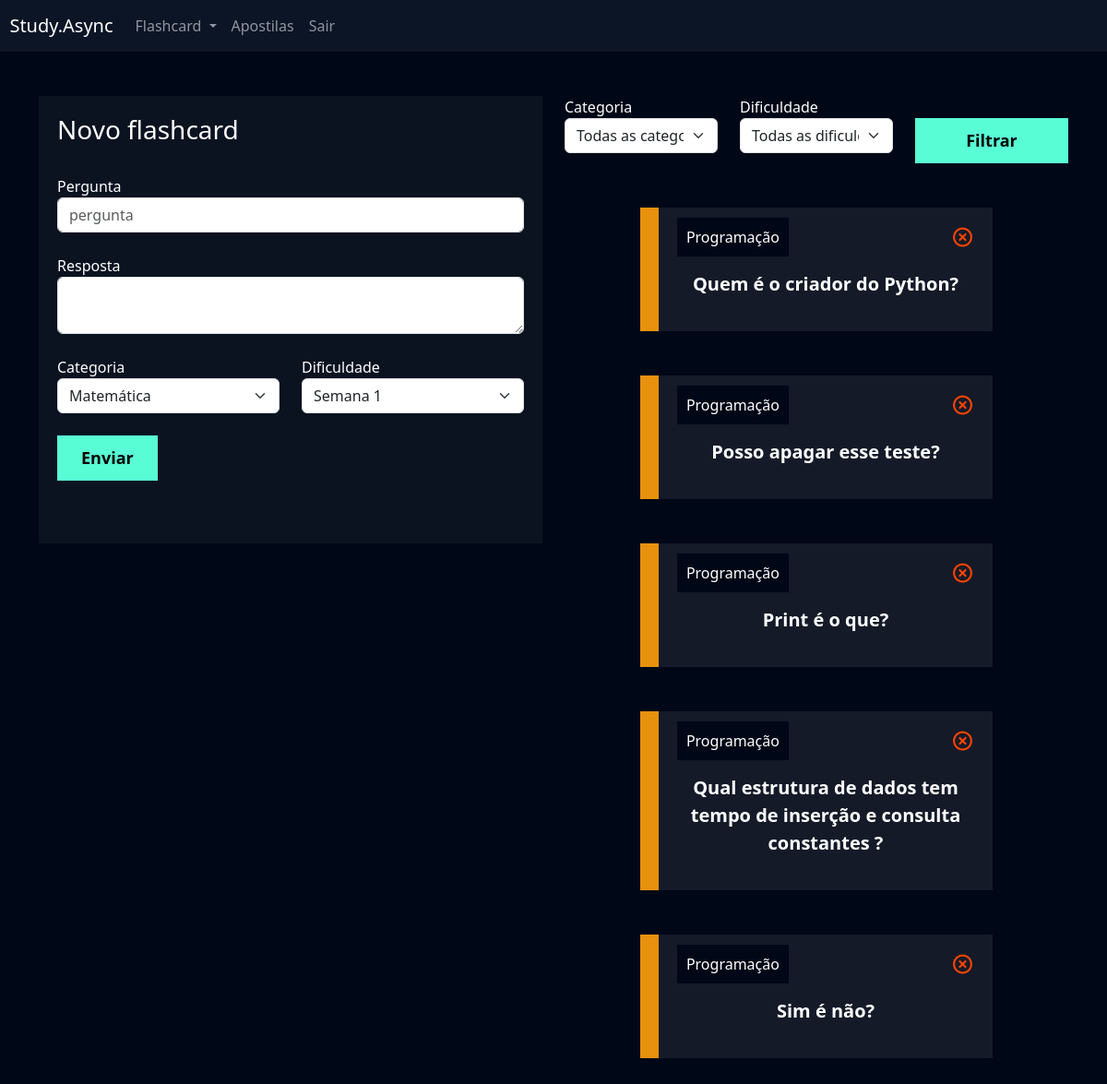
Before: /flashcard/novo_flashcard/ (signed in) with the older database file.
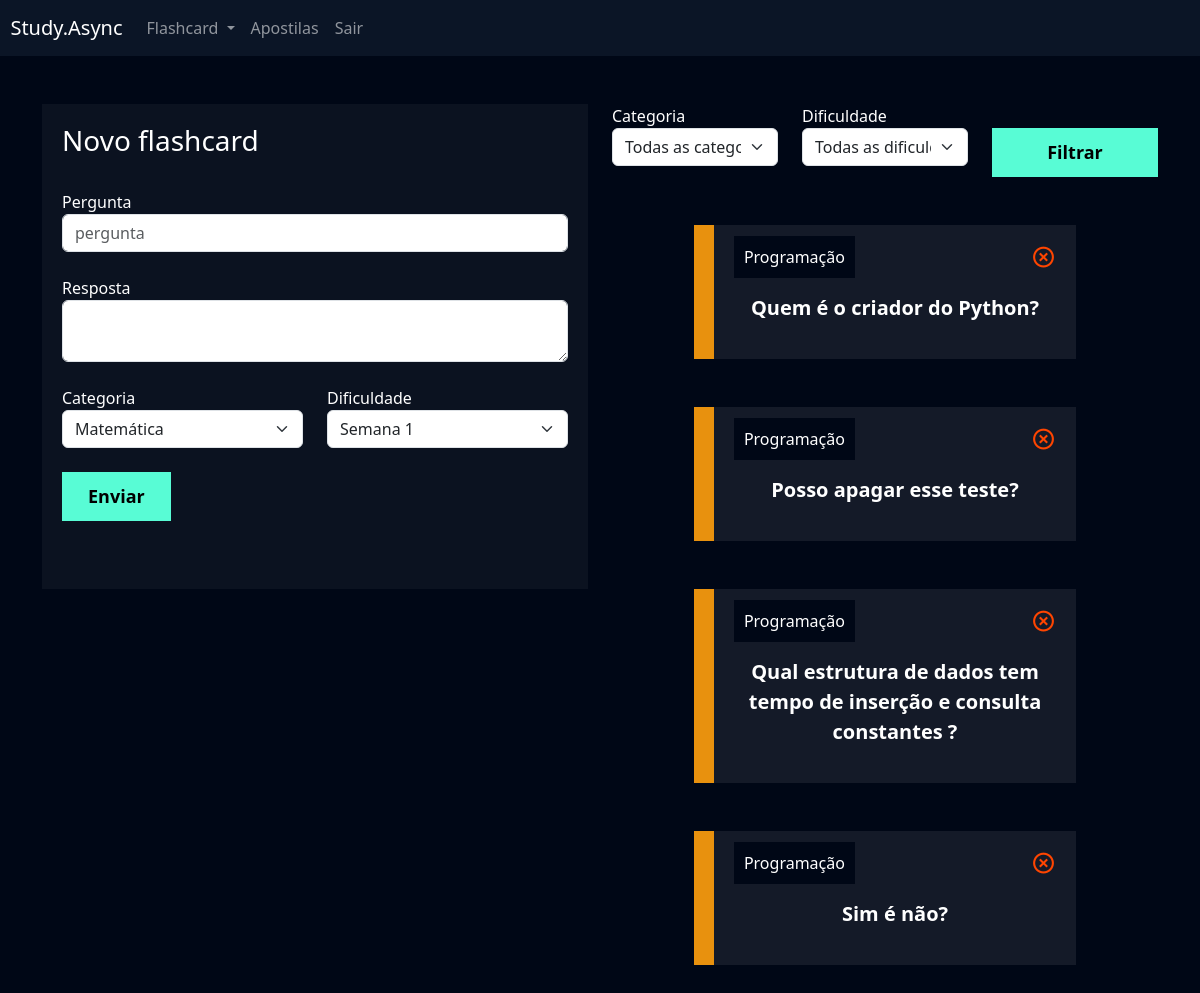
After: the same page with the newer database file.
### flashcard/models.py (models this page shows, shortened)
class Flashcard(models.Model):
    DIFICULDADE_CHOICES = (('1', 'Semana 1'), ('2', 'Semana 2'), ('3', 'Semana 3'), ('4', 'Semana 4'), ('5', 'Semana 5'), ('6', 'Semana 6'), ('7', 'Semana 7'), ('8', 'Semana 8'), ('9', 'Semana 9'))
    user = models.ForeignKey(User, on_delete=models.DO_NOTHING)
    pergunta = models.CharField(max_length=100)
    resposta = models.TextField()
    categoria = models.ForeignKey(Categoria, on_delete=models.DO_NOTHING)
    dificuldade = models.CharField(max_length=1, choices=DIFICULDADE_CHOICES)
    @property
    def css_dificuldade(self):
        if self.dificuldade == 'F':
            return 'flashcard-facil'
        elif self.dificuldade == 'M':
            return 'flashcard-medio'
        elif self.dificuldade == 'D':
            return 'flashcard-dificil'

class Categoria(models.Model):
    nome = models.CharField(max_length=20)
    def __str__(self):
        return self.nome

### flashcard/views.py (the view, shortened to what this page needs)
# urls.py: path('novo_flashcard/', views.novo_flashcard, name='novo_flashcard'),
def novo_flashcard(request):
    if not request.user.is_authenticated:
        return redirect('/usuarios/login')
    if request.method == 'GET':
        categorias = Categoria.objects.all()
        dificuldades = Flashcard.DIFICULDADE_CHOICES
        flashcards = Flashcard.objects.all()
        categoria_filtrar = request.GET.get('categoria')
        dificuldade_filtrar = request.GET.get('dificuldade')
        if categoria_filtrar:
            flashcards = flashcards.filter(categoria__id=categoria_filtrar)
        if dificuldade_filtrar:
            flashcards = flashcards.filter(dificuldade=dificuldade_filtrar)
        return render(
            request,
            'novo_flashcard.html',
            {
                'categorias': categorias,
                'dificuldades': dificuldades,
                'flashcards': flashcards
            }
        )

### flashcard/templates/novo_flashcard.html (shortened to what the changed rows need)
{% extends "base.html" %}
{% load static %}
{% block 'cabecalho' %}
    <link href="{% static 'usuarios/css/cadastro.css' %}" rel="stylesheet">
    <link href='https://unpkg.com/boxicons@2.1.4/css/boxicons.min.css' rel='stylesheet'>
    <link href="{% static 'flashcard/css/novo_flashcard.css' %}" rel="stylesheet">
{% endblock 'cabecalho' %}
{% block 'conteudo' %}
    <div class="container">
        <br>
        <br>
        <div class="row">
            <div class="col-md">
                <br>
                <br>
                {% for flash in flashcards %}
                    <div class="box-new-flashcard"  onclick="flip_card({{flash.id}})">
                        <div class="flashcard {{flash.css_dificuldade}}">
                            <div class="flashcard-categoria">
                                {{flash.categoria}}
                            </div>
                            <a href="{% url 'deletar_flashcard' flash.id %}"><i class='icone-exit bx bx-x-circle'></i></a>
                            <br>
                            <br>
                            <div class="flashcard-box-item">
                                <p class="flashcard-item">{{flash.pergunta}}</p>
                            </div>
                        </div>
                    </div>
                    <br>
                    <br>
                {% endfor %}
            </div>
        </div>
    </div>
{% endblock 'conteudo' %}

Changed rows visible on the page:
removed Flashcard: categoria "Programação", pergunta "Print é o que?"
